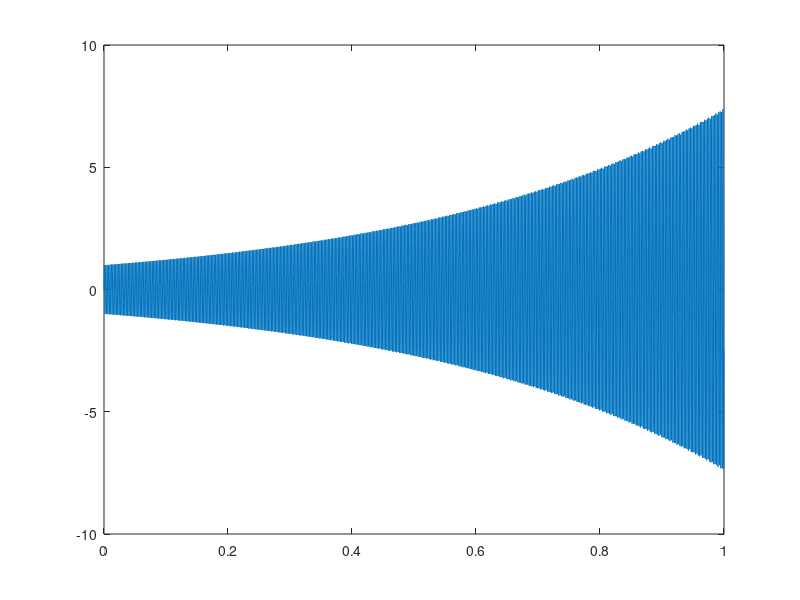

This chart was generated by the following MATLAB code:

%initialize sampling indexes and frequency of middle A
sampleTimes = (0: 8192 - 1) / 8192;
midA = sin(2 * pi * 440 * sampleTimes);

%half the volume / amplitude
 sound(.5 * midA) 
 pause(2)
 
 %twice the volume / amplitude
 sound(3 * midA) 
 pause(2)

%generate tone that gets quieter
%plot this graph
sound(exp(-3 * sampleTimes) .* midA);
plot(sampleTimes, exp(-3 * sampleTimes) .* midA)
pause(2)


%generate tone that pulses in volume
%plot this graph
sound(cos(10 * sampleTimes) .* midA);
plot(cos(10 * sampleTimes) .* midA);
pause(2)


%plays A one octave higher
sound(midA .* midA);
pause(2)

%generate tone with increasing volume
%save to file "midA.wav"
%plot the frequency
sound(exp(2*sampleTimes) .* midA)
audiowrite('midA.wav', exp(2 * sampleTimes) .* midA, 8192);
plot(sampleTimes, exp(2 * sampleTimes) .* midA);